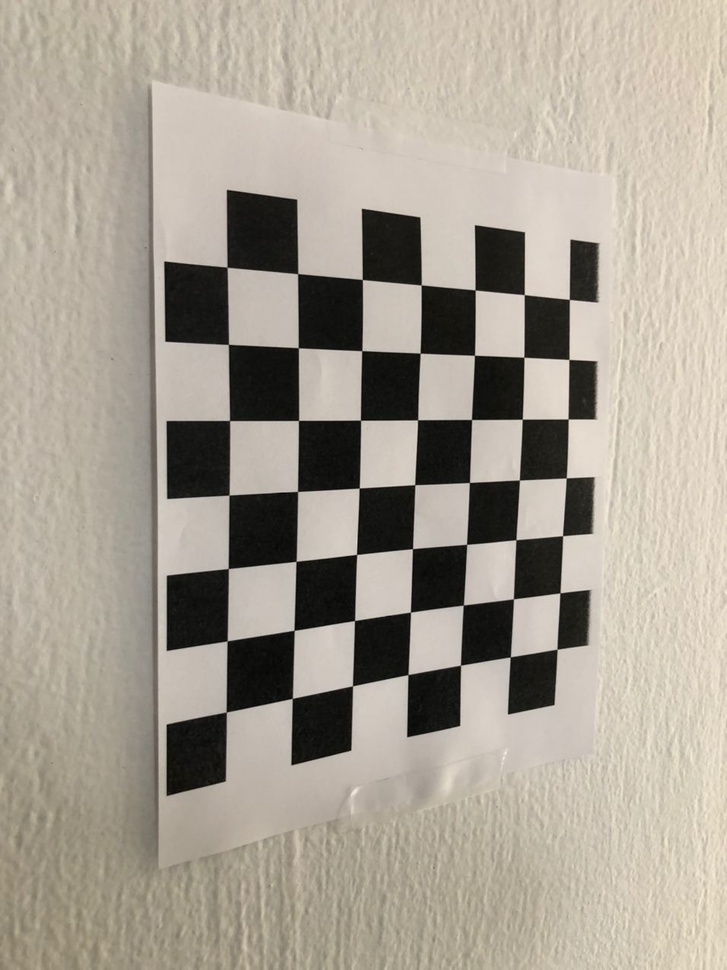
#> input picture practice/1.1/images/photo_2020-08-24 14.56.51.jpeg, 727 x 970 px, shrunk from 956 x 1276 before the run; its folder holds only this picture in this run
$ python calibrate.py
#> lines starting #> are read from the running program, lines starting #| are printed output that depends on the picture; after the words box and inside, x2 and y2 are one past the last pixel; in counts of white or black regions, pixels touching at a corner belong together; long printed decimals are rounded
import numpy as np
import cv2
import glob
import yaml
import os

# Termination criteria
criteria = (cv2.TERM_CRITERIA_EPS + cv2.TERM_CRITERIA_MAX_ITER, 30, 0.001)

# Prepare object points
objp = np.zeros((7*7,3), np.float32)
objp[:,:2] = np.mgrid[0:7,0:7].T.reshape(-1,2)

# Arrays to store object points and image points from all the images.
obj_points = [] # 3d point in real world space
img_points = [] # 2d points in image plane.

images = glob.glob(r'images/*.jpeg')

# Create new directory for image results in calibration.
path = os.getcwd()
results_dir = path + "/calibration_results"
if not os.path.exists(results_dir):
    os.mkdir(results_dir)

found = 0
for fname in images:
    img = cv2.imread(fname)
#> img is the input picture: shape (970, 727, 3); mean B, G, R 147, 159.4, 167.1
    gray = cv2.cvtColor(img, cv2.COLOR_BGR2GRAY)

    # Find the chess board corners
    ret, corners = cv2.findChessboardCorners(gray, (7,7), None)
#> ret = True; corners = 49 rows, first 8: [227.1, 267.4], [297.7, 273.7], [362.4, 279.7], [421.1, 285.1], [475.2, 290.1], [524.3, 294.6], [569.2, 299.4], [228.5, 344.3]

    # If found, add object points, image points (after refining them)
    if ret == True:
        obj_points.append(objp)

        corners2 = cv2.cornerSubPix(gray,corners,(11,11),(-1,-1),criteria)
#> corners2 = 49 rows, first 8: [227.1, 267.2], [297.6, 273.6], [362.3, 279.5], [421.2, 284.9], [475.1, 289.9], [524.3, 294.6], [569.3, 299.4], [228.4, 344.4]
        img_points.append(corners2)

        # Draw and display the corners
        img = cv2.drawChessboardCorners(img, (7,7), corners2, ret)
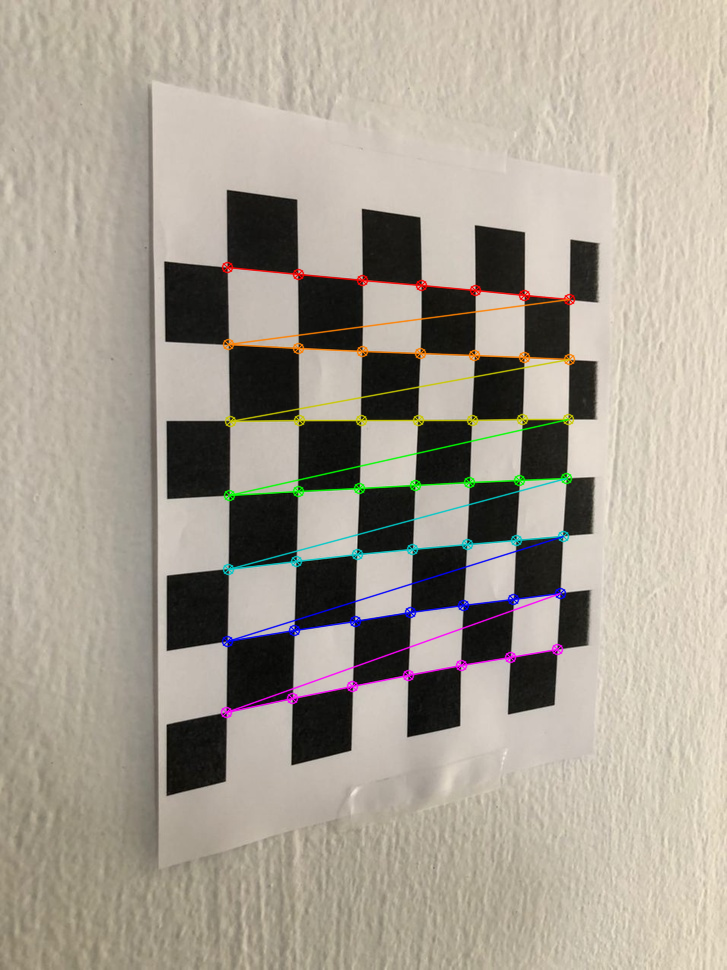
#> img: shape (970, 727, 3); 2.43% of pixels changed, all inside (x1, y1, x2, y2) = (220, 261, 576, 719)
        cv2.imshow('img', img)
        cv2.waitKey(500)

        # Save results from calibration.
        image_name = results_dir + '/result' + str(found) + '.png'
        cv2.imwrite(image_name, img)

        found += 1

print("Number of images used for calibration: ", found)
cv2.destroyAllWindows()

ret, mtx, dist, rvecs, tvecs = cv2.calibrateCamera(obj_points, img_points, gray.shape[::-1],None,None)
#> ret = 0.795; mtx = [[1558.8, 0, 214.9], [0, 1212.9, 634.1], [0, 0, 1]]; dist = [[0.848, -3.79, 0.0817, -0.0693, 5.64]]; rvecs = ([0.234, -0.728, -0.0702],); tvecs = ([0.221, -4.78, 15.37],)

img = cv2.imread('test.jpeg')
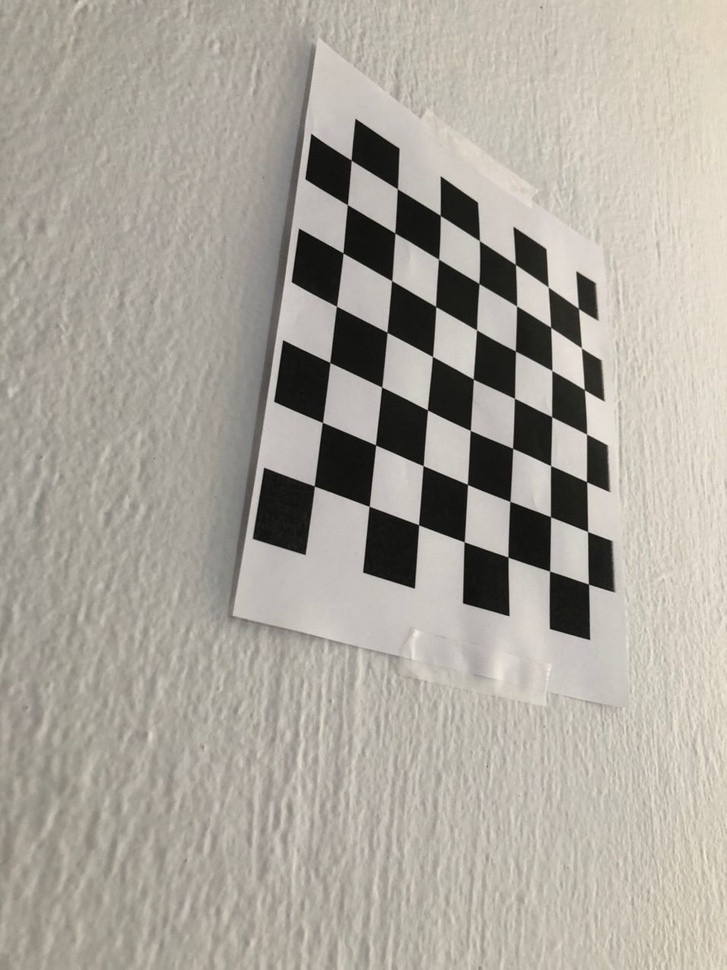
#> input picture practice/1.1/test.jpeg, 727 x 970 px, shrunk from 956 x 1276 before the run
#> img is the input picture: shape (970, 727, 3); mean B, G, R 156.6, 165.9, 170.7
h,  w = img.shape[:2]
#> h = 970; w = 727
newcameramtx, roi=cv2.getOptimalNewCameraMatrix(mtx,dist,(w,h),1,(w,h))
#> newcameramtx = [[1438.3, 0, 191], [0, 1169.1, 674.3], [0, 0, 1]]; roi = (23, 29, 629, 932)


# undistort
mapx,mapy = cv2.initUndistortRectifyMap(mtx,dist,None,newcameramtx,(w,h),5)
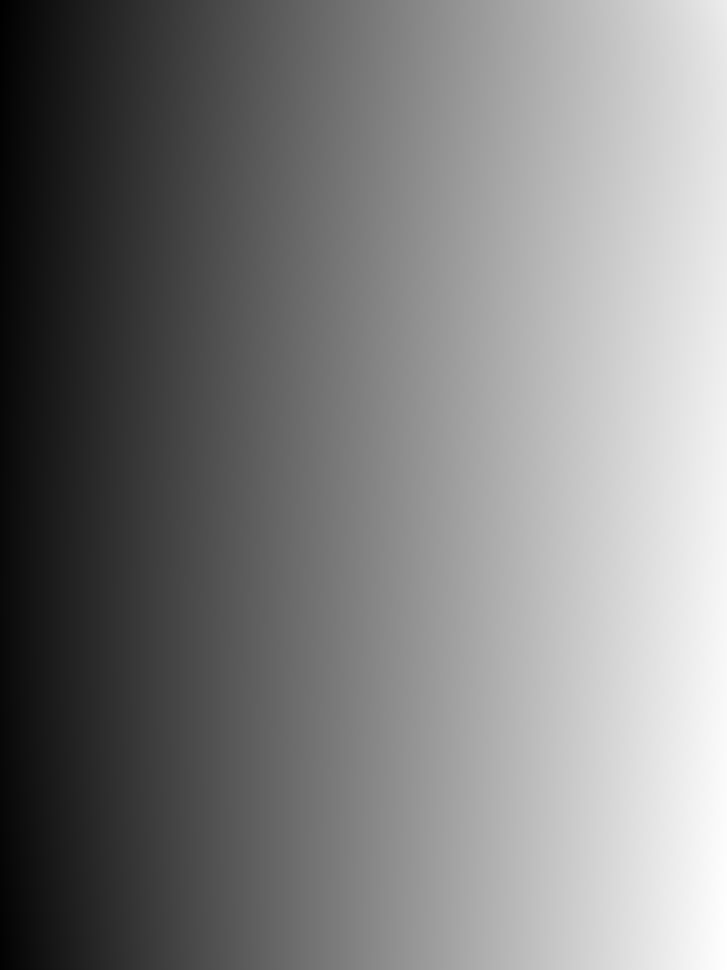
#> mapx: shape (970, 727) float32; min -29.68, max 803.5, mean 386.3; drawn with min black and max white
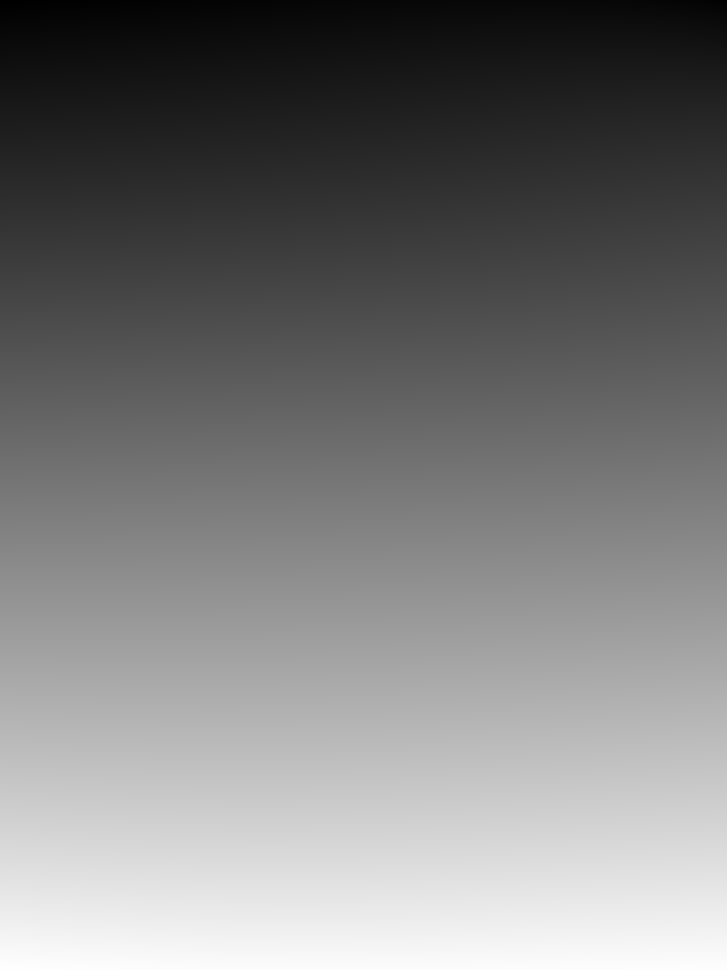
#> mapy: shape (970, 727) float32; min -29.81, max 980.5, mean 456.1; drawn with min black and max white
dst = cv2.remap(img,mapx,mapy,cv2.INTER_LINEAR)
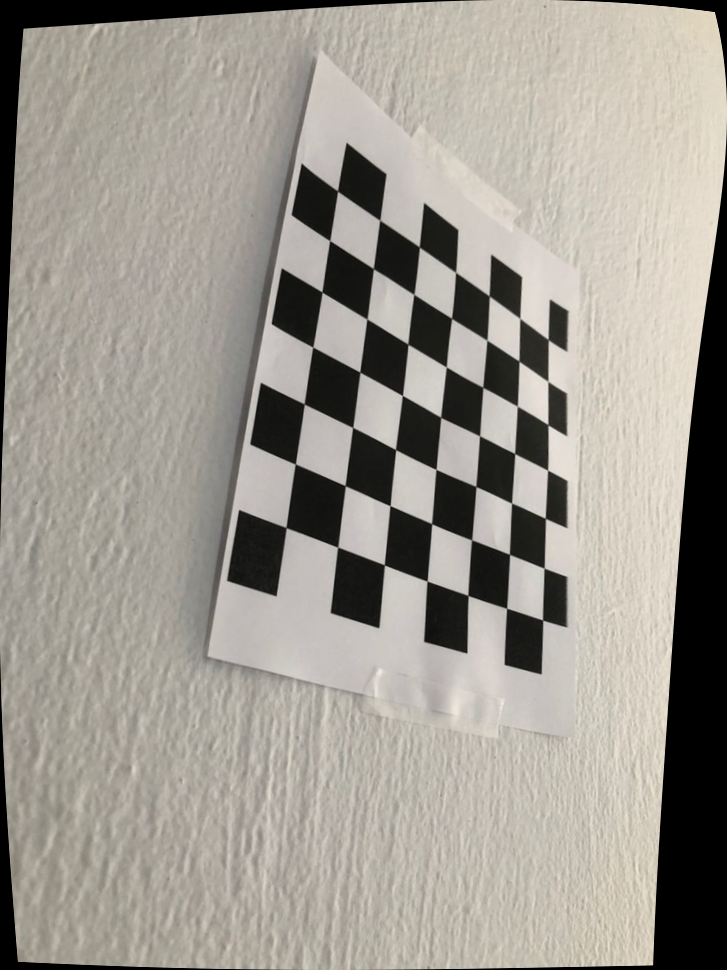
#> dst: shape (970, 727, 3); mean B, G, R 145, 153.5, 158

# crop the image
x,y,w,h = roi
#> x = 23; y = 29; w = 629; h = 932
dst = dst[y:y+h, x:x+w]
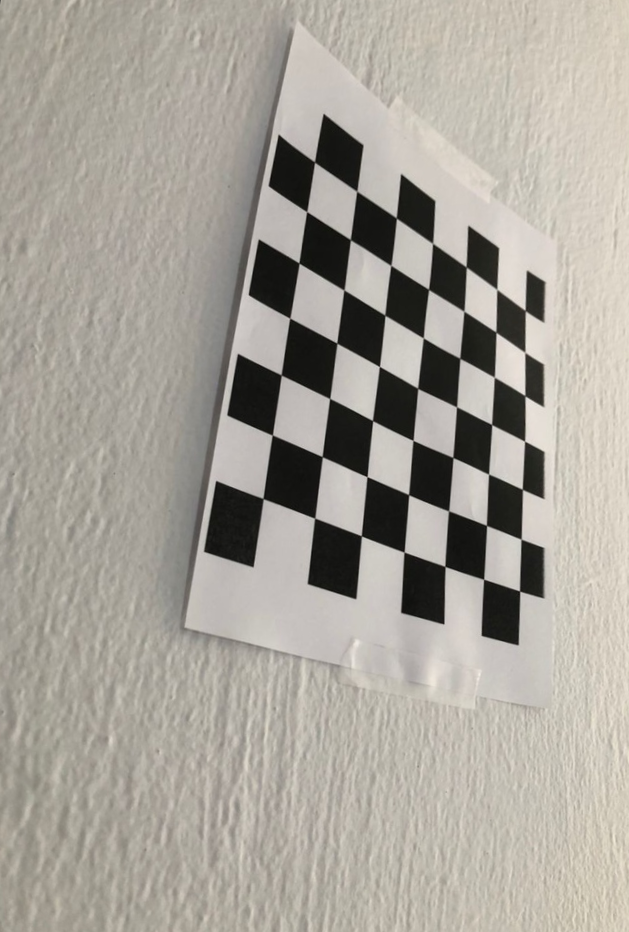
#> dst: shape (932, 629, 3); mean B, G, R 154.1, 162.8, 167.5
cv2.imwrite('calibresult.png',dst)


# Re-projection Error
mean_error = 0
for i in range(len(obj_points)):
    img_points2, _ = cv2.projectPoints(obj_points[i], rvecs[i], tvecs[i], mtx, dist)
    error = cv2.norm(img_points[i],img_points2, cv2.NORM_L2)/len(img_points2)
    mean_error += error
#> this loop made 1 pass
#> (error, mean_error) on pass 1: (0.114, 0.114)
#> after the loop, mean_error = 0.114

print("total error: ", mean_error/len(obj_points))
#| total error:  0.1136
